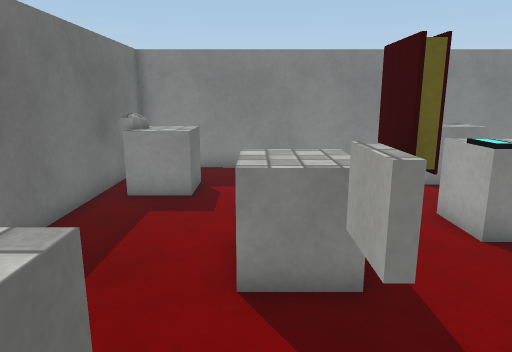
view 1 (above)

16 first-person views from a walk through a 3-D level made in the Unity game engine. The camera is 1.5 m above the floor, tilts 12° down and sees 70° across. The floor is counted in squares, 0.5 m on a side. Each view is taken from the middle of a square. On the plan, view 1 faces up. The plan holds only what a view shows up to about 20 squares ahead; the rest is blank. Surface patterns are stand-ins for the level's own textures.

view 2
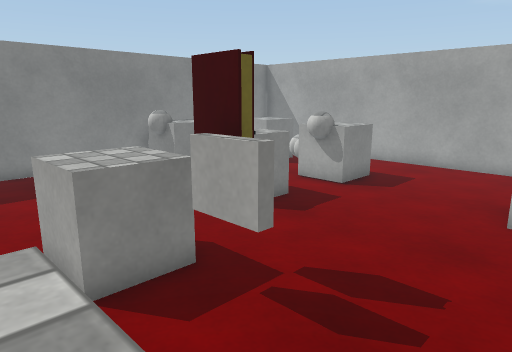

view 3
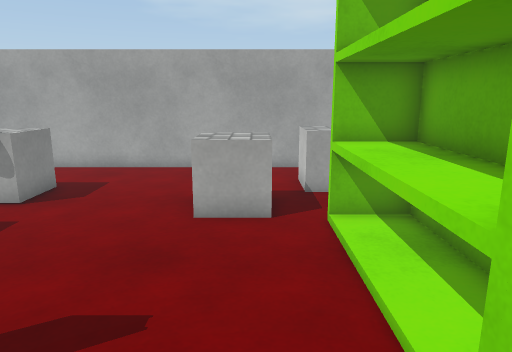

view 4
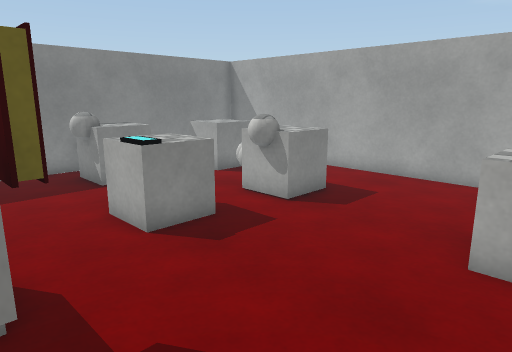

view 5
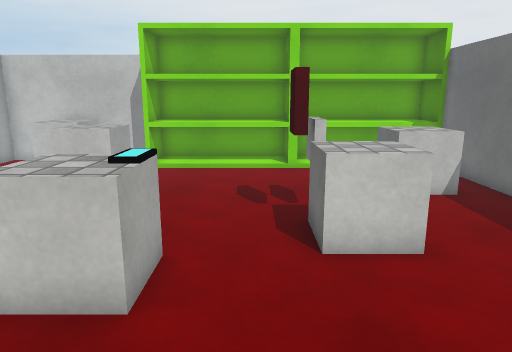

view 6
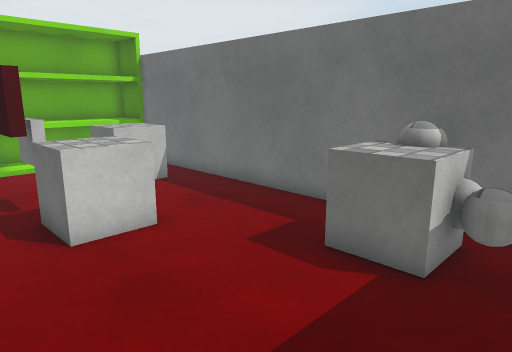

view 7
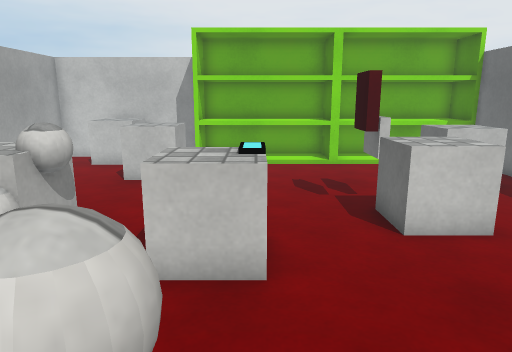

view 8
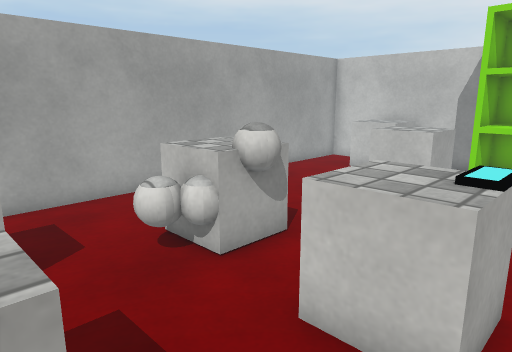

view 9
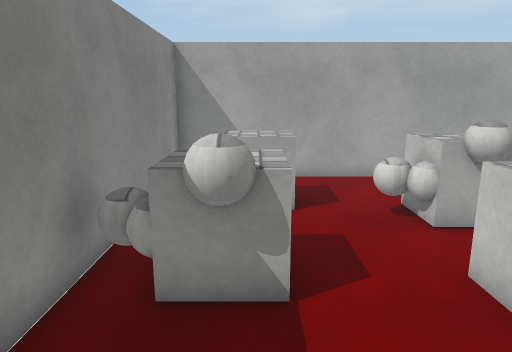

view 10
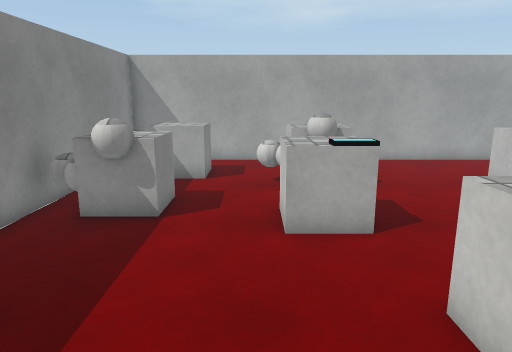

view 11
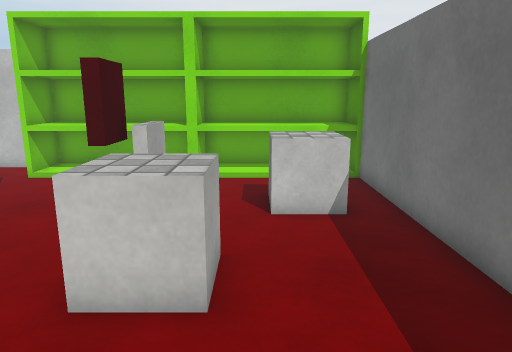

view 12
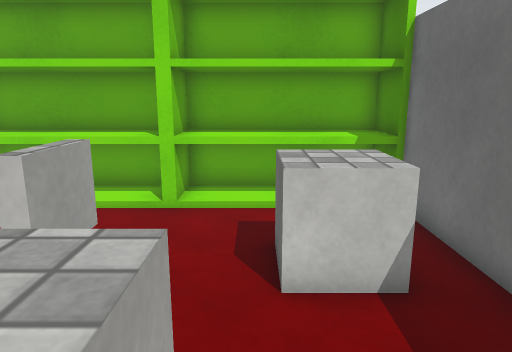

view 13
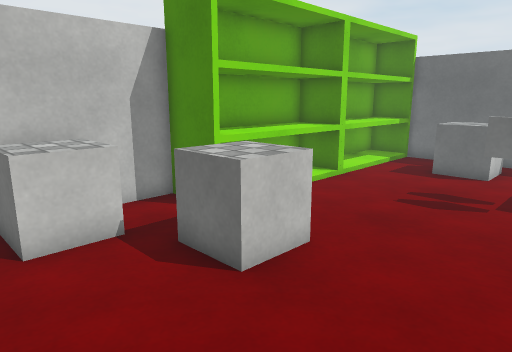

view 14
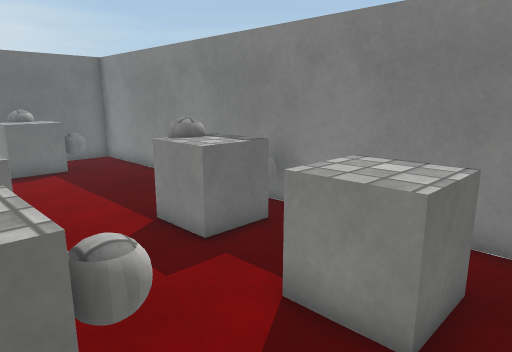

view 15
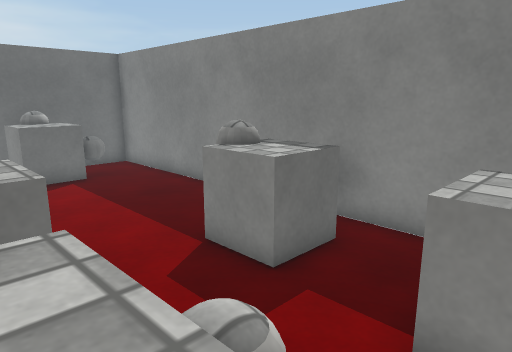

view 16
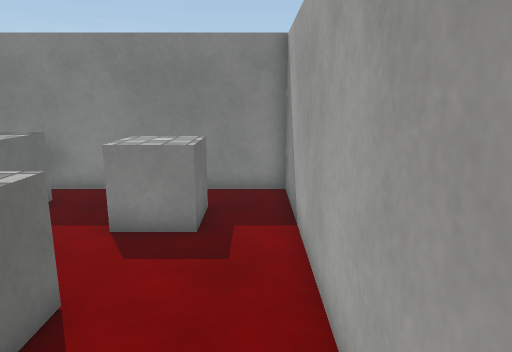

### Floor plan
Points are (right, up) in squares from view 1. A wall is a line through its corners. A room is listed if a view was taken in it or the views show most of it. See-through windows are left out.
Room 1 (views 1, 2, 3, 4, 5, 6, 7, 8, 9, 10, 11, 12, 13, 14, 15, 16)
walls: (1.5, 4.6) (1.5, 3.1); (1.2, 3.1) (1.2, 4.6); (7.7, -4) (15, -4) (15, 16) (-5, 16) (-5, -1.9)
objects: bookshelf (-5, -4) to (1, -2); other object (-4, 11) to (-2, 14); cube (-3, 1) to (-1, 3); cube (0, 5) to (2, 7); bookshelf (2, -4) to (8, -2); other object (2, 4) to (2, 5); cube (5, 7) to (7, 9); other object (6, 13) to (8, 15); cube (8, 0) to (10, 2); other object (9, 7) to (11, 10); cube (11, -3) to (13, -2); cube (11, 12) to (13, 14)

Where each view was taken, in squares from view 1:
view 1: 0 up, 0 right, facing up
view 2: 0 up, 2 left, facing up-right
view 3: 0 up, 1 left, facing right
view 4: 0 up, 1 right, facing up-right
view 5: 14 up, 3 right, facing down
view 6: 15 up, 4 right, facing down-left
view 7: 15 up, 5 right, facing down
view 8: 13 up, 4 right, facing down-right
view 9: 13 up, 1 right, facing right
view 10: 10 up, 3 left, facing right
view 11: 12 up, 1 left, facing down
view 12: 8 up, 1 left, facing down
view 13: 6 up, 14 right, facing down-left
view 14: 8 up, 14 right, facing up-left
view 15: 8 up, 12 right, facing up-left
view 16: 4 up, 14 right, facing up
